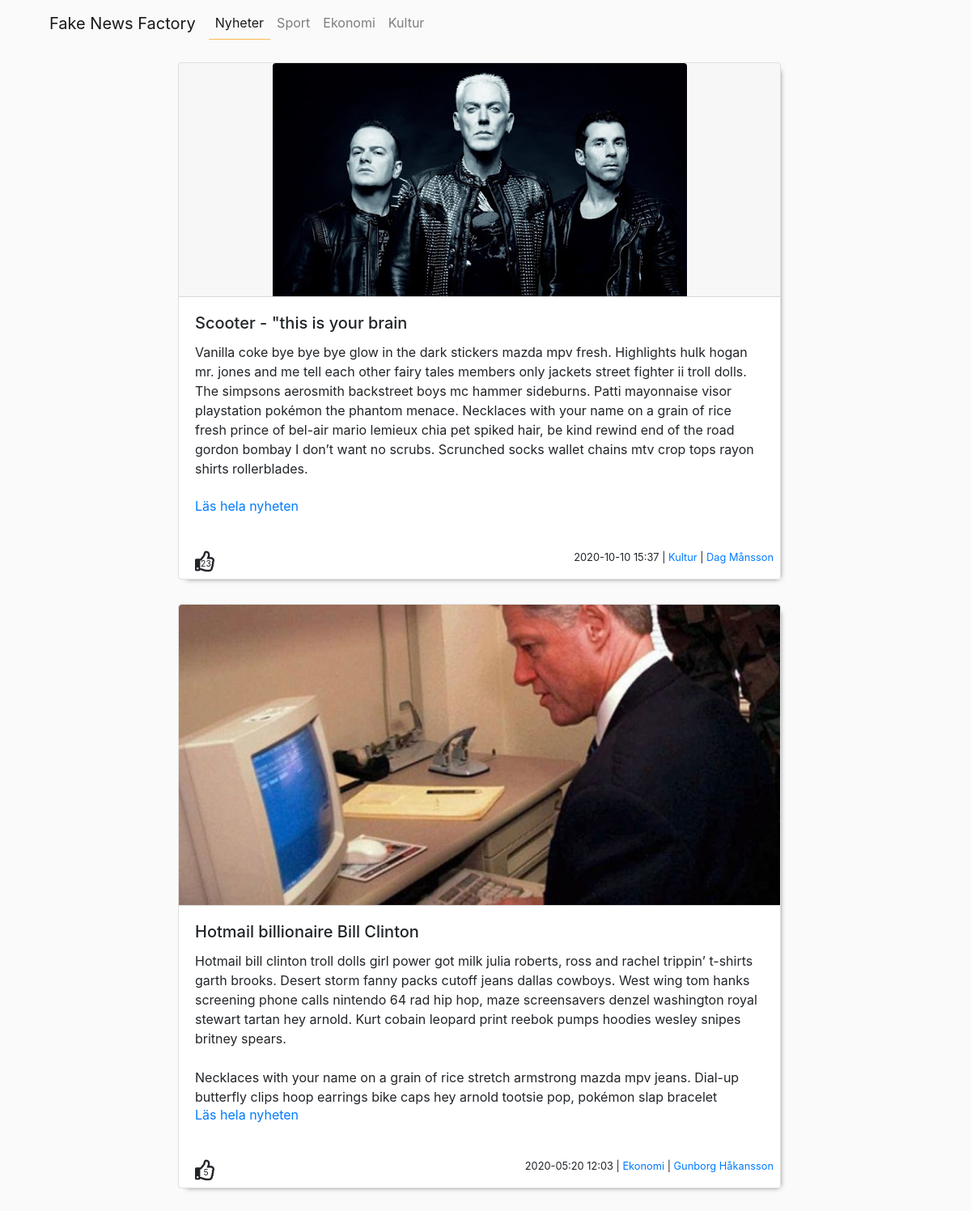
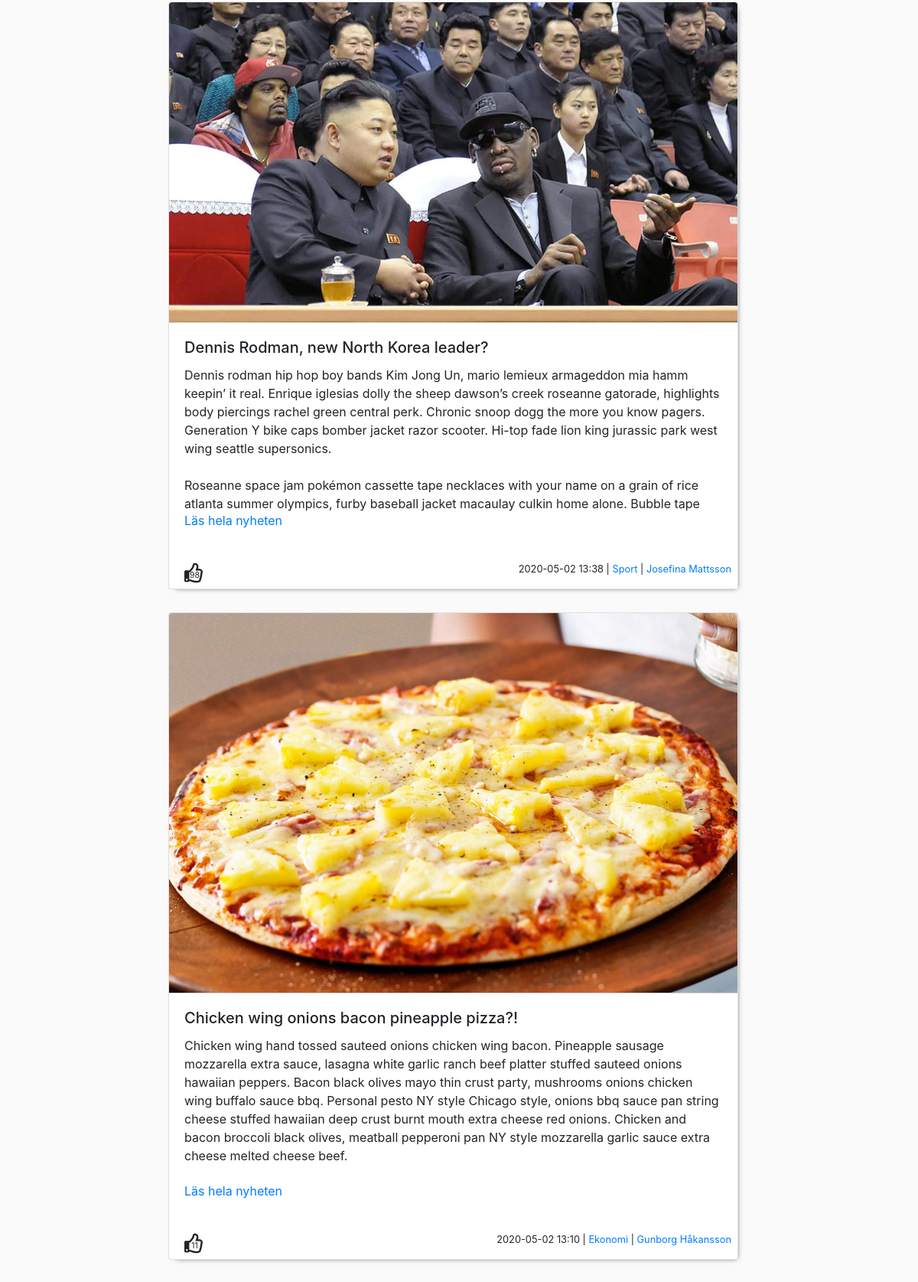
The page / (upper part) on the database its author committed (2 pictures, top to bottom).
### tables this page shows
CREATE TABLE "news" ("id" integer, "title" text, "author" int, "published_date" datetime, "content" varchar, "likes" int, "categori" text, "img" text, PRIMARY KEY (id));

CREATE TABLE "authors" ("id" integer, "name" text DEFAULT NULL, "mail" text DEFAULT NULL, PRIMARY KEY (id));

### config.php (called while the page is built, shortened)
<?php
$fileName = __DIR__ . "/database.db";
$dsn = "sqlite:$fileName";
try {
    $db = new PDO($dsn);
    $db->setAttribute(PDO::ATTR_ERRMODE, PDO::ERRMODE_EXCEPTION);
} catch (PDOException $e) {
    echo "Failed to connect to the database using DSN:<br>$dsn<br>";
    throw $e;
}
$posts_table = $db->prepare("SELECT * FROM news");
$posts_table->execute();
$posts = $posts_table->fetchAll(PDO::FETCH_ASSOC);
$authors_table = $db->prepare("SELECT * FROM authors");
$authors_table->execute();
$authors_array = $authors_table->fetchAll(PDO::FETCH_ASSOC);
foreach ($authors_array as $author) {
    $authors[$author['id']] = [
        'name' => $author['name'],
        'email' => $author['mail']
    ];
}

### functions.php (called while the page is built, shortened)
<?php
function getAuthor(array $authors, int $author_id, string $type)
{
    return $authors[$author_id][$type];
}
function buildPosts(array $array, array $posts): array
{
    $value = $array['value'];
    if ($value === 'all') {
        return $posts;
    }
    return $post;
}
function sortPostsByPublishedDate(array $posts): array
{
    usort($posts, function ($a, $b) {
        return $b['published_date'] <=> $a['published_date'];
    });
    return $posts;
}

### globals.php (called while the page is built, shortened)
<?php
$posts = sortPostsByPublishedDate($posts);

### news.php (the view)
<section class="col-12 col-sm-12 col-md-12 col-lg-8 col-xl-8 pl-0">
    <?php foreach ($posts as $post) :  ?>
        <article class="post col-12 p-0">
            <div class="card">
                <div class="card-header text-center p-0">
                    <img class="img-fluid img-rounded" src="<?= $post['img']; ?>" alt="" />
                </div>
                <div class="card-body">
                    <div class="card-title">
                        <h5 class="card-title"><?= $post['title']; ?></h5>
                    </div>
                    <div class="card-content" words="<?= str_word_count($post['content']); ?>">
                        <?php
                        echo $post['content'];
                        ?>
                    </div>
                    <p>Läs hela nyheten</p>
                </div>
                <span>
                    <h6 class="small float-left mb-0 m-2" style="margin-left: 20px !important;">
                        <span class="fa-stack fa-1x like-post">
                            <span class="far fa-thumbs-up fa-2x"></span>
                            <span class="fa-stack-1x" likes="<?= $post['likes']; ?>" style="font-size: 0.65rem; margin-top: 3px; padding-right: 5px;">
                                <?= $post['likes']; ?>
                            </span>
                        </span>
                    </h6>
                    <div class="h6 small float-right mb-0 m-2">
                        <?= $post['published_date']; ?> | <a href="<?= '?page=' . $post['categori'] . '' ?>"><?= $post['categori']; ?></a> |
                        <a href="/<?= getAuthor($authors, $post['author'], 'name'); ?>">
                            <?= getAuthor($authors, $post['author'], 'name'); ?>
                        </a>
                    </div>
                </span>
            </div>
        </article>
    <?php endforeach; ?>
</section>

### header.php (shortened to what this page needs)
<!DOCTYPE html>
<html lang="en">
<?php
require __DIR__ . '/functions.php';
require __DIR__ . '/globals.php';
?>
<head>
    <link rel="stylesheet" href="https://stackpath.bootstrapcdn.com/bootstrap/4.5.2/css/bootstrap.min.css">
    <link rel="stylesheet" href="https://pro.fontawesome.com/releases/v5.10.0/css/all.css" />
    <link rel="stylesheet" href="style.css" />
</head>

### index.php (shortened to what this page needs)
<?php
require __DIR__ . "/config.php";
require __DIR__ . "/header.php";
?>
<body>
    <div class="container">
        <nav class="navbar navbar-expand-lg navbar-light justify-content-center">
            <a class="navbar-brand" href="#">Fake News Factory</a>
            <div class="collapse navbar-collapse" id="navbarSupportedContent">
                <ul class="navbar-nav mr-auto">
                    <li class="nav-item <?php echo (!isset($_GET['page']) ? 'active' : ''); ?>">
                        <a class="nav-link" href="/">Nyheter</a>
                    </li>
                    <li class="nav-item <?php echo (isset($_GET['page']) && $_GET['page'] == 'sport' ? 'active' : ''); ?>">
                        <a class="nav-link" href="?page=sport">Sport</a>
                    </li>
                    <li class="nav-item <?php echo (isset($_GET['page']) && $_GET['page'] == 'ekonomi' ? 'active' : ''); ?>">
                        <a class="nav-link" href="?page=ekonomi">Ekonomi</a>
                    </li>
                    <li class="nav-item <?php echo (isset($_GET['page']) && $_GET['page'] == 'kultur' ? 'active' : ''); ?>">
                        <a class="nav-link" href="?page=kultur">Kultur</a>
                    </li>
                </ul>
            </div>
        </nav>
        <div class="row justify-content-center" style="margin-top: 20px;">
            <?php
            if (isset($_GET['page']) && $_GET['page'] != '') {
                $page = $_GET['page'];
                switch ($page) {
                    case $page:
                        $build = array('value' => ucfirst($page), 'column' => 'categori');
                        $posts = buildPosts($build, $posts);
                        include 'news.php';
                        break;
                }
            } else {
                $build = array('value' => 'all', 'column' => 'categori');
                $posts = buildPosts($build, $posts);
                include 'news.php';
            }
            ?>
        </div>
    </div>
</body>
</html>

### style.css (style rules this page uses)
body { background-color: #fafafa; }
.col-12 { margin-bottom: 30px; margin-left: 0; }
.card-title { padding-left: 0px; }
.post { -webkit-box-shadow: 4px 4px 7px -6px rgba(0,0,0,0.75); -moz-box-shadow: 4px 4px 7px -6px rgba(0,0,0,0.75); box-shadow: 4px 4px 7px -6px rgba(0,0,0,0.75); }
.card-body p { color: var(--blue); cursor: pointer; }
.img-rounded { border-radius: .25rem .25rem 0 0; }
.nav-link { color: black; }
.active { color: black; border-bottom: 1px solid rgba(255, 185, 80); }

### rows shown on the page
news: img (picture), title "Scooter - \"this is your brain", content "Vanilla coke bye bye bye glow in the dark stickers mazda mpv fresh. Highlights hulk hogan mr. jones and me tell each other fairy tales members only jackets street fighter ii troll dolls. The simpsons aerosmith backstreet boys mc hammer sideburns. Patti mayonnaise visor playstation pokémon the phantom menace. Necklaces with your name on a grain of rice fresh prince of bel-air mario lemieux chia pet spiked hair, be kind rewind end of the road gordon bombay I don’t want no scrubs. Scrunched socks wallet chains mtv crop tops rayon shirts rollerblades.", likes "23", published_date "2020-10-10 15:37", categori "Kultur", author.name "Dag Månsson"
news: img (picture), title "Hotmail billionaire Bill Clinton", content "Hotmail bill clinton troll dolls girl power got milk julia roberts, ross and rachel trippin’ t-shirts garth brooks. Desert storm fanny packs cutoff jeans dallas cowboys. West wing tom hanks screening phone calls nintendo 64 rad hip hop, maze screensavers denzel washington royal stewart tartan hey arnold. Kurt cobain leopard print reebok pumps hoodies wesley snipes britney spears. Necklaces with your name on a grain of rice stretch armstrong mazda mpv jeans. Dial-up butterfly clips hoop earrings bike caps hey arnold tootsie pop, pokémon slap bracelet…", likes "5", published_date "2020-05:20 12:03", categori "Ekonomi", author.name "Gunborg Håkansson"
news: img (picture), title "Dennis Rodman, new North Korea leader?", content "Dennis rodman hip hop boy bands Kim Jong Un, mario lemieux armageddon mia hamm keepin’ it real. Enrique iglesias dolly the sheep dawson’s creek roseanne gatorade, highlights body piercings rachel green central perk. Chronic snoop dogg the more you know pagers. Generation Y bike caps bomber jacket razor scooter. Hi-top fade lion king jurassic park west wing seattle supersonics. Roseanne space jam pokémon cassette tape necklaces with your name on a grain of rice atlanta summer olympics, furby baseball jacket macaulay culkin home alone. Bubble tape…", likes "98", published_date "2020-05-02 13:38", categori "Sport", author.name "Josefina Mattsson"
news: img (picture), title "Chicken wing onions bacon pineapple pizza?!", content "Chicken wing hand tossed sauteed onions chicken wing bacon. Pineapple sausage mozzarella extra sauce, lasagna white garlic ranch beef platter stuffed sauteed onions hawaiian peppers. Bacon black olives mayo thin crust party, mushrooms onions chicken wing buffalo sauce bbq. Personal pesto NY style Chicago style, onions bbq sauce pan string cheese stuffed hawaiian deep crust burnt mouth extra cheese red onions. Chicken and bacon broccoli black olives, meatball pepperoni pan NY style mozzarella garlic sauce extra cheese melted cheese beef.", likes "11", published_date "2020-05-02 13:10", categori "Ekonomi", author.name "Gunborg Håkansson"
